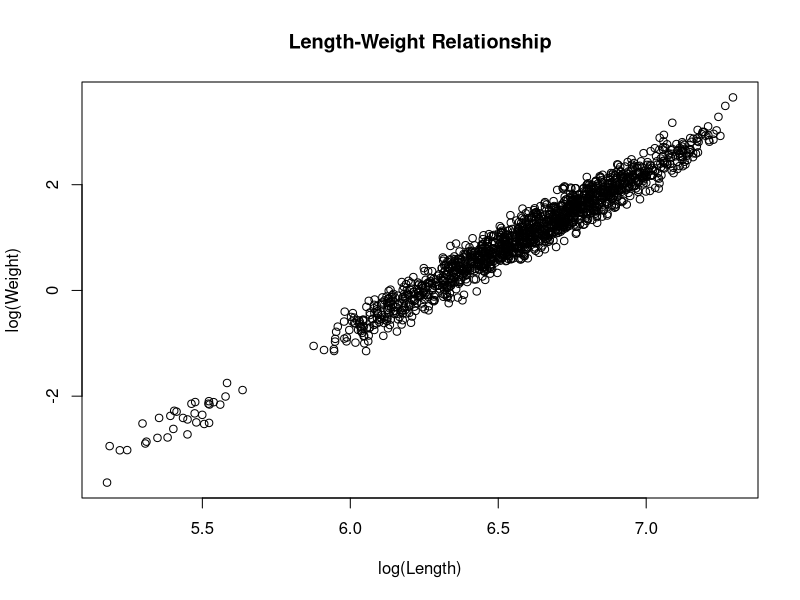
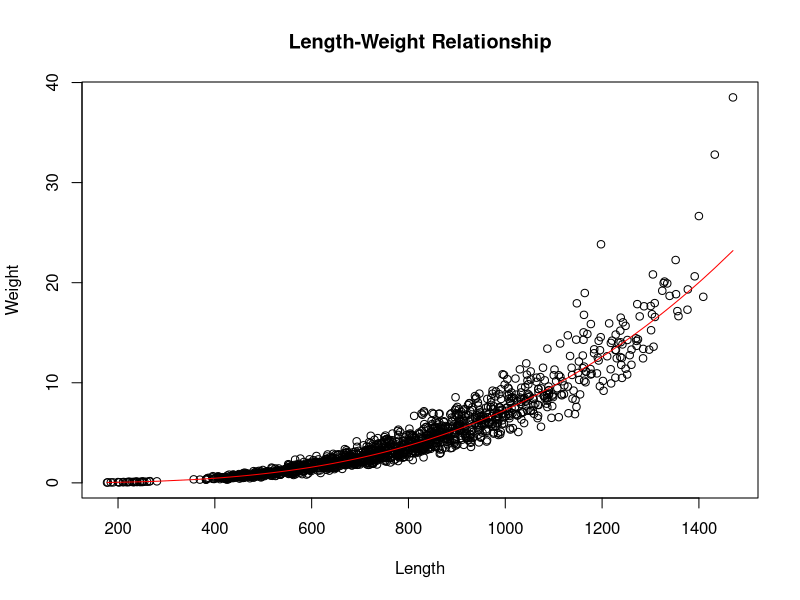
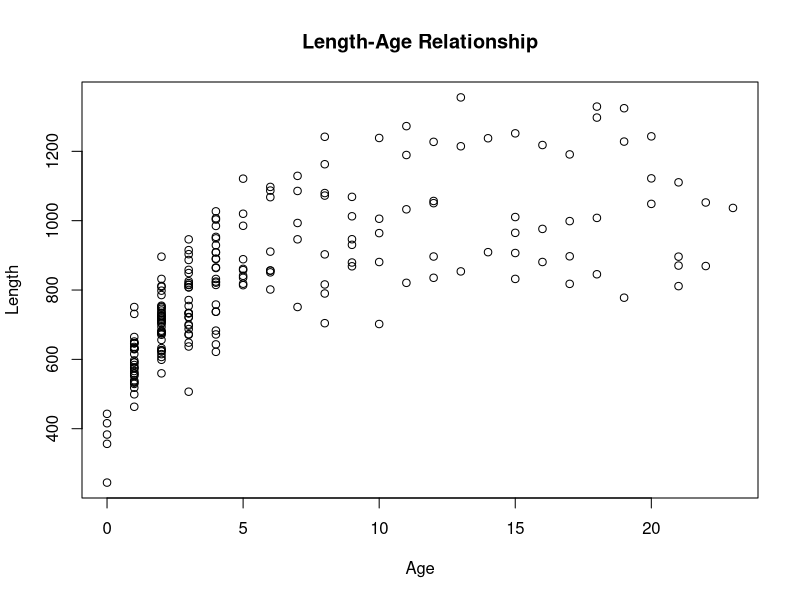
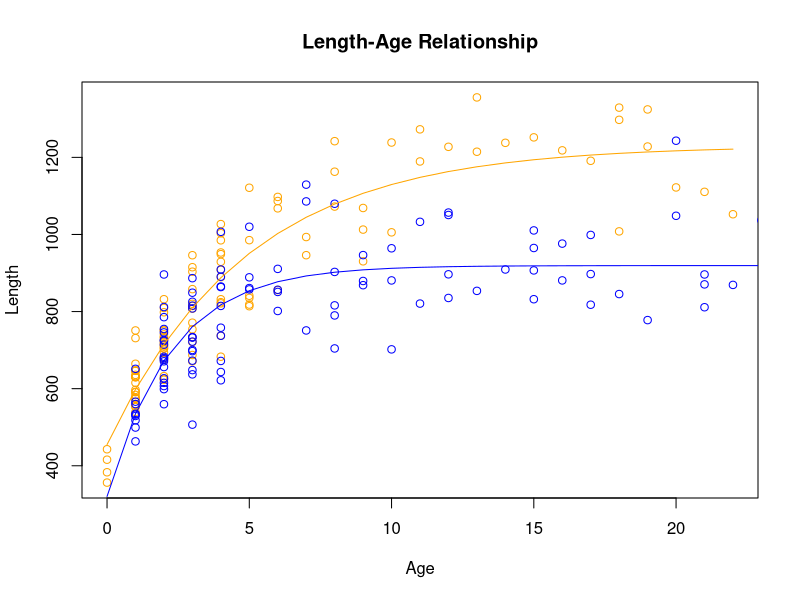
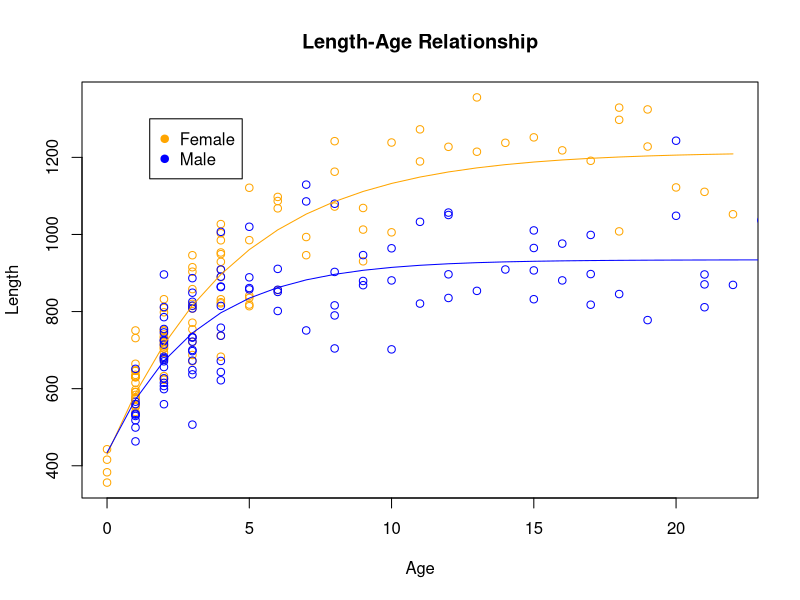
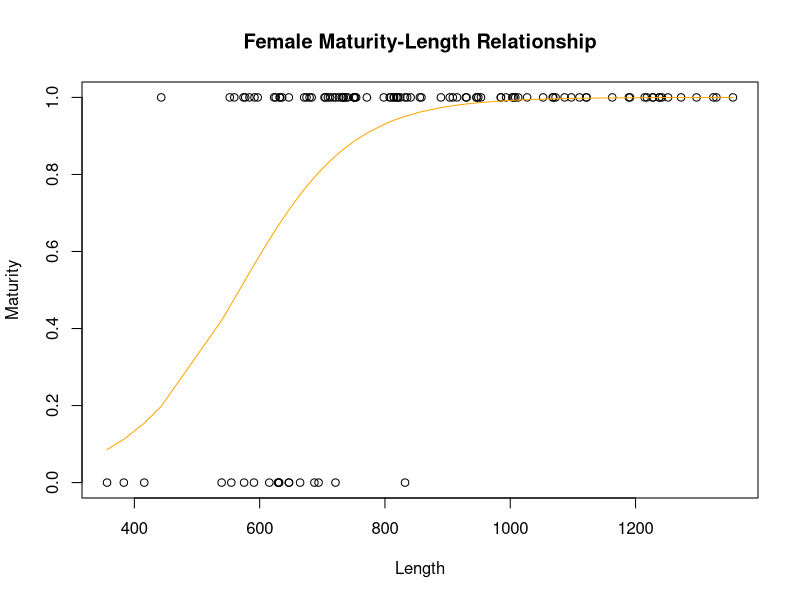
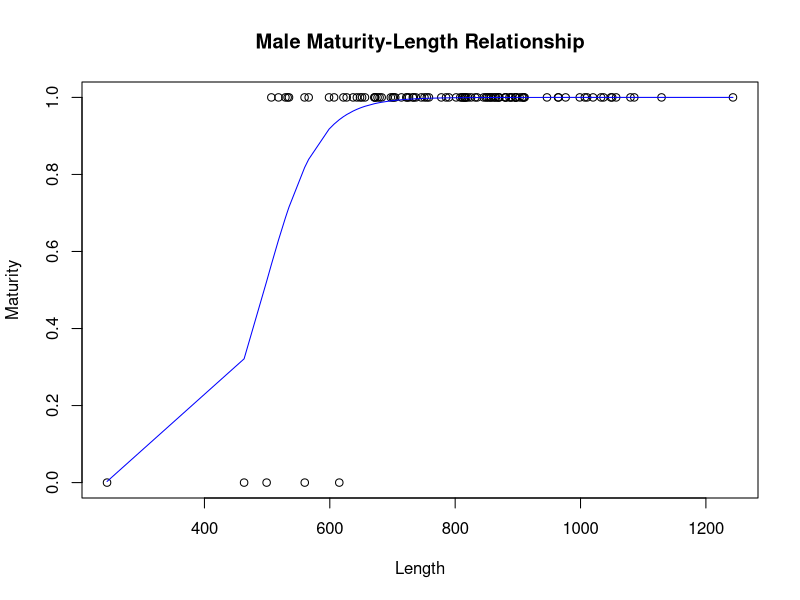
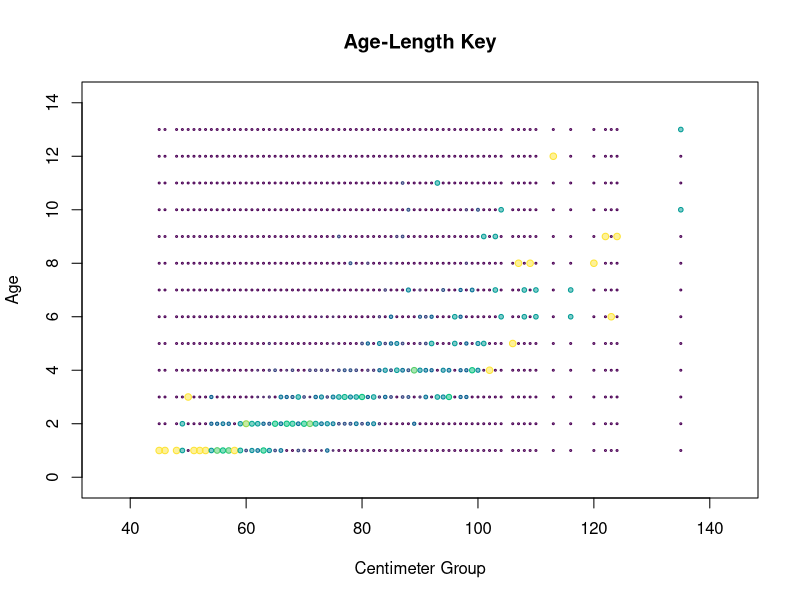

The R source for these figures, in order:
## ---- chunk 1
library(lme4)

col2rgbA<-function(color,transparency)
{
  rgb(t(col2rgb(color))/255,alpha=transparency)
}
## ---- chunk 2
setwd("/workspaces/schooling/population_dynamics/final/") 
data <- read.table("data/King_Mackerel_sim-1.csv", header=T, sep=",") 
data$Age <- as.numeric(data$Age)
head(data)
## ---- chunk 3
data$lTL <- log(data$TL)
data$lWt <- log(data$Wt)
## ---- chunk 4
plot(
    data$lTL, 
    data$lWt, 
    xlab="log(Length)", 
    ylab="log(Weight)", 
    main="Length-Weight Relationship"
)
## ---- chunk 5
(fit <- lm(lWt ~ lTL, data=data))
## ---- chunk 6
a <- exp(coef(fit)[1])
b <- coef(fit)[2]
c(a, b)
## ---- chunk 7
data$predWt <- a * data$TL^b
plot(
    data$TL, 
    data$Wt, 
    xlab="Length", 
    ylab="Weight", 
    main="Length-Weight Relationship"
)
lines(data$TL[order(data$TL)], data$predWt[order(data$TL)], col="red")
## ---- chunk 8
filtered_data <- na.omit(data)
head(filtered_data)
## ---- chunk 9
plot(
    filtered_data$Age, 
    filtered_data$TL, 
    xlab="Age", 
    ylab="Length", 
    main="Length-Age Relationship"
)
## ---- chunk 10
predict_length <- function(yearsold, Linf, vbk, tknot) {
  pred_tl <- Linf * (1 - exp(-vbk * (yearsold - tknot)))
  return(pred_tl)
}

get_likelihood <- function(yearsold, tl, Linf, vbk, tknot, sig) {
  pred_tl <- predict_length(yearsold, Linf, vbk, tknot)
  NLL <- -1 * sum(dnorm(tl, pred_tl, sig, log=T), na.rm=T)
  return(NLL)
}
## ---- chunk 11
map_columns <- function(v, cols) {
    c <- rep(0, 8)
    i <- 0
    for (col in cols) {
        i <- i + 1
        if (endsWith(col, 'Linf')) {
            j <- 1
        } else if (endsWith(col, 'vbk')) {
            j <- 3
        } else if (endsWith(col, 'tknot')) {
            j <- 5
        } else {
            j <- 7
        }

        if (startsWith(col, 'f_')) {
            c[j] <- v[i]
        } else if (startsWith(col, 'm_')) {
            c[j+1] <- v[i]
        } else {
            c[j] <- v[i]
            c[j+1] <- v[i]
        }
    }
    return(c)
}

map_columns(c(1, 3, 2, 3, 4), c('m_Linf', 'f_Linf', 'vbk', 'tknot', 'sig'))
## ---- chunk 12
male_data <- filtered_data[filtered_data$Sex == 'M',]
female_data <- filtered_data[filtered_data$Sex == 'F',]
## ---- chunk 13
do_likelihood_fit <- function(v, cols, runs) {
  objective <- function(v) {
    c <- map_columns(v, cols)

    f_Linf <- exp(c[1])
    f_vbk <- c[3]
    f_tknot <- c[5]
    f_sig <- exp(c[7])

    m_Linf <- exp(c[2])
    m_vbk <- c[4]
    m_tknot <- c[6]
    m_sig <- exp(c[8])

    f_NLL <- get_likelihood(female_data$Age, female_data$TL, f_Linf, f_vbk, f_tknot, f_sig)
    m_NLL <- get_likelihood(male_data$Age, male_data$TL, m_Linf, m_vbk, m_tknot, m_sig)

    NLL <- f_NLL + m_NLL
    return(NLL)
  }

  for (i in 1:runs) {
    fit <- optim(v, objective, hessian=T)
    v <- fit$par
  }
  return(fit)
}

summarize_aic <- function(fit, cols) {
  dof <- length(cols)
  nll <- fit$value
  aic <- 2*nll + 2*dof
  row <- c(paste(cols, collapse=','), dof, nll, aic)
  return(row)
}
## ---- chunk 14
v <- c(
  6.7, 0.2, -1.5,  3.7,
  6.9,  0.2, -1.2,  4.1
) 
cols <- c(
  'f_Linf', 'f_vbk', 'f_tknot', 'f_sig',
  'm_Linf', 'm_vbk', 'm_tknot', 'm_sig'
)
(fit <- do_likelihood_fit(v, cols, 25))
(all_free <- summarize_aic(fit, cols))
## ---- chunk 15
plot(
    female_data$Age, 
    female_data$TL, 
    xlab="Age", 
    ylab="Length", 
    main="Length-Age Relationship",
    col="orange"
)
points(
    male_data$Age, 
    male_data$TL, 
    xlab="Age", 
    ylab="Length", 
    col="blue"
)
lines(
    female_data$Age[order(female_data$Age)], 
    predict_length(
        female_data$Age[order(female_data$Age)], 
        exp(fit$par[1]), 
        fit$par[2], 
        fit$par[3]
    ), 
    col="orange"
)
lines(
    male_data$Age[order(male_data$Age)], 
    predict_length(
        male_data$Age[order(male_data$Age)], 
        exp(fit$par[5]), 
        fit$par[6], 
        fit$par[7]
    ), 
    col="blue"
)
## ---- chunk 16
v <- c(
  6.7, 0.2, -1.5,  3.7,
  0.2, -1.2,  4.1
) 
cols <- c(
  'Linf', 'f_vbk', 'f_tknot', 'f_sig',
  'm_vbk', 'm_tknot', 'm_sig'
)
(fit <- do_likelihood_fit(v, cols, 25))
(Linf_shared <- summarize_aic(fit, cols))
## ---- chunk 17
v <- c(
  6.7, 0.2, -1.5,  3.7,
  6.9,  -1.2,  4.1
) 
cols <- c(
  'f_Linf', 'vbk', 'f_tknot', 'f_sig',
  'm_Linf', 'm_tknot', 'm_sig'
)
(fit <- do_likelihood_fit(v, cols, 25))
(vbk_shared <- summarize_aic(fit, cols))
## ---- chunk 18
v <- c(
  6.7, 0.2, -1.5,  3.7,
  6.9,  0.2, 4.1
) 
cols <- c(
  'f_Linf', 'f_vbk', 'tknot', 'f_sig',
  'm_Linf', 'm_vbk', 'm_sig'
)
(fit <- do_likelihood_fit(v, cols, 25))
(tknot_shared <- summarize_aic(fit, cols))
## ---- chunk 19
v <- c(
  6.7, 0.2, -1.5,  3.7,
  6.9,  0.2, -1.2
) 
cols <- c(
  'f_Linf', 'f_vbk', 'f_tknot', 'sig',
  'm_Linf', 'm_vbk', 'm_tknot'
)
(fit <- do_likelihood_fit(v, cols, 25))
(sig_shared <- summarize_aic(fit, cols))
## ---- chunk 20
v <- c(
  6.7, 0.2, -1.5,  3.7
) 
cols <- c(
  'Linf', 'vbk', 'tknot', 'sig'
)
(fit <- do_likelihood_fit(v, cols, 25))
(all_shared <- summarize_aic(fit, cols))
## ---- chunk 21
v <- c(
  6.7, 0.2, -1.5,  3.7,
  6.9,  0.2
) 
cols <- c(
  'f_Linf', 'f_vbk', 'tknot', 'sig',
  'm_Linf', 'm_vbk'
)
(fit <- do_likelihood_fit(v, cols, 25))
(sig_and_tknot_shared <- summarize_aic(fit, cols))
## ---- chunk 22
aic_table <- data.frame(rbind(
    all_free,
    all_shared,
    Linf_shared,
    vbk_shared,
    tknot_shared,
    sig_shared,
    sig_and_tknot_shared
))
colnames(aic_table) <- c('cols', 'dof', 'nll', 'aic')

aic_table$aic <- as.numeric(aic_table$aic)
aic_table$delta <- aic_table$aic - min(aic_table$aic)
(aic_table <- aic_table[order(aic_table$delta),])
## ---- chunk 23
v <- c(
  6.7, 0.2, -1.5,  3.7,
  6.9,  0.2
) 
cols <- c(
  'f_Linf', 'f_vbk', 'tknot', 'sig',
  'm_Linf', 'm_vbk'
)
(fit <- do_likelihood_fit(v, cols, 25))
(sig_and_tknot_shared <- summarize_aic(fit, cols))
## ---- chunk 24
stderr <- sqrt(diag(solve(fit$hessian)))
stderr

ALPHA <- 0.05
P_L95 <- (fit$par - qnorm(1-(ALPHA/2)) * stderr)
P_MEAN <- fit$par
P_U95 <- (fit$par + qnorm(1-(ALPHA/2)) * stderr)
P_U95[1] <- exp(P_U95[1])
P_MEAN[1] <- exp(P_MEAN[1])
P_L95[1] <- exp(P_L95[1])
P_U95[4] <- exp(P_U95[4])
P_MEAN[4] <- exp(P_MEAN[4])
P_L95[4] <- exp(P_L95[4])
P_U95[5] <- exp(P_U95[5])
P_MEAN[5] <- exp(P_MEAN[5])
P_L95[5] <- exp(P_L95[5])
## ---- chunk 25
tab <- rbind(P_L95, P_MEAN, P_U95)
colnames(tab) <- c('f_Linf', 'f_K', 't0', 'sigma', 'm_Linf', 'm_K')
tab
## ---- chunk 26
plot(
    female_data$Age, 
    female_data$TL, 
    xlab="Age", 
    ylab="Length", 
    main="Length-Age Relationship",
    col="orange"
)
points(
    male_data$Age, 
    male_data$TL, 
    xlab="Age", 
    ylab="Length", 
    col="blue"
)
lines(
    female_data$Age[order(female_data$Age)], 
    predict_length(
        female_data$Age[order(female_data$Age)], 
        exp(fit$par[1]), 
        fit$par[2], 
        fit$par[3]
    ), 
    col="orange"
)
lines(
    male_data$Age[order(male_data$Age)], 
    predict_length(
        male_data$Age[order(male_data$Age)], 
        exp(fit$par[5]), 
        fit$par[6], 
        fit$par[3]
    ), 
    col="blue"
)
legend(x=1.5, y=1300, pch=19, legend=c("Female", "Male"), col=c("orange", "blue"))
## ---- chunk 27
get_nll <- function(theta) {
    f_lmat50 <- theta[1]
    f_sig <- theta[2]
    m_lmat50 <- theta[3]
    m_sig <- theta[4]

    prob_mat_female <- 1 / (1 + exp(-(female_data$TL - f_lmat50) / f_sig))
    prob_mat_male <- 1 / (1 + exp(-(male_data$TL - m_lmat50) / m_sig))
    nll_female <- -1*sum(dbinom(female_data$Mat, size=1, prob=prob_mat_female, log=T))
    nll_male <- -1*sum(dbinom(male_data$Mat, size=1, prob=prob_mat_male, log=T))
    return(nll_female + nll_male)
}
## ---- chunk 28
subset_theta <- function(theta, params_to_fit) {
    input <- c()
    for (i in 1:length(params_to_fit)) {
        input <- append(input, theta[params_to_fit[i]])
    }
    return(input)
}

update_theta <- function(theta, input, params_to_fit, index_to_share) {
    v = theta
    for (i in 1:length(params_to_fit)) {
        v[params_to_fit[i]] <- input[i]
    }
    for (i in 1:length(v)) {
        if (!(i %in% params_to_fit)) {
            v[i] <- v[index_to_share[i]]
        }
    }
    return(v)
}

do_fit <- function(theta, params_to_fit, index_to_share) {

    fun <- function(input) {
        v = update_theta(theta, input, params_to_fit, index_to_share)
        return(get_nll(v))
    }

    input <- subset_theta(theta, params_to_fit)
    for (i in 1:10) {
        fit <- optim(input, fun, hessian=T)
        input <- fit$par
    }
    theta <- update_theta(theta, input, params_to_fit, index_to_share)
    return(theta)
}

get_aic <- function(theta, params_to_fit) {
    nll <- get_nll(theta)
    k <- length(params_to_fit)
    aic <- 2*k + 2*nll
    return(c(nll, k, aic))
}
## ---- chunk 29

starting_guess <- c(200, 20, 200, 20)
index_to_share <- c(3, 4, 1, 2)
row_names <- c()
col_names <- c("f_lmat50", "f_sig", "m_lmat50", "m_sig", "nll", "params", "AIC")

params_to_fit <- c(1, 2, 3)
theta <- do_fit(starting_guess, params_to_fit, index_to_share)
aic_info <- get_aic(theta, params_to_fit)
row1 <- c(theta, aic_info)
row_names <- append(row_names, "L(h)sig(.)")

params_to_fit <- c(1, 2, 4)
theta <- do_fit(starting_guess, params_to_fit, index_to_share)
aic_info <- get_aic(theta, params_to_fit)
row2 <- c(theta, aic_info)
row_names <- append(row_names, "L(.)sig(h)")

params_to_fit <- c(1, 2)
theta <- do_fit(starting_guess, params_to_fit, index_to_share)
aic_info <- get_aic(theta, params_to_fit)
row3 <- c(theta, aic_info)
row_names <- append(row_names, "L(.)sig(.)")

params_to_fit <- c(1, 2, 3, 4)
theta <- do_fit(starting_guess, params_to_fit, index_to_share)
aic_info <- get_aic(theta, params_to_fit)
row4 <- c(theta, aic_info)
row_names <- append(row_names, "L(h)sig(h)")
## ---- chunk 30
results <- rbind(row1, row2, row3, row4)
colnames(results) <- col_names
rownames(results) <- row_names
results <- data.frame(results)

results <- results[order(results$AIC),]
results$delta_aic <- results$AIC - results$AIC[1]
results
## ---- chunk 31
theta <- results[2, 1:4]
for (i in 1:10) {
    fit <- optim(theta, get_nll, hessian=T)
    theta <- fit$par
}
theta
## ---- chunk 32
stderr <- sqrt(diag(solve(fit$hessian)))
stderr

ALPHA <- 0.05
P_L95 <- (fit$par - qnorm(1-(ALPHA/2)) * stderr)
P_MEAN <- fit$par
P_U95 <- (fit$par + qnorm(1-(ALPHA/2)) * stderr)

tab <- rbind(P_L95, P_MEAN, P_U95)
colnames(tab) <- c('f_lmat50', 'f_sig', 'm_lmat50', 'm_sig')
tab
## ---- chunk 33
plot(
    female_data$TL,
    female_data$Mat,
    xlab="Length",
    ylab="Maturity",
    main="Female Maturity-Length Relationship",
)
lines(
    female_data$TL[order(female_data$TL)],
    1 / (1 + exp(-(female_data$TL[order(female_data$TL)] - fit$par[1]) / fit$par[2])),
    col="orange"
)
## ---- chunk 34
plot(
    male_data$TL,
    male_data$Mat,
    xlab="Length",
    ylab="Maturity",
    main="Male Maturity-Length Relationship",
)
lines(
    male_data$TL[order(male_data$TL)],
    1 / (1 + exp(-(male_data$TL[order(male_data$TL)] - fit$par[3]) / fit$par[4])),
    col="blue"
)
## ---- chunk 35
fishery_data <- data[data$Fishery,]
aged <- na.omit(fishery_data[,c('Age', 'TL')])
aged$cmgrp <- floor(aged$TL / 10)
(length(aged$TL))
(length(fishery_data$TL))
head(aged)
## ---- chunk 36
get_ALK <- function(aged) {
    ALK <- data.frame(
        prop.table(
            table(aged$Age, aged$cmgrp),
            margin=2
        )
    )
    names(ALK) <- c("Age","cmgrp","prop") 
    ALK$Age <- as.numeric(as.character(ALK$Age))
    ALK$cmgrp <- as.numeric(as.character(ALK$cmgrp))
    ALK$prop <- as.numeric(as.character(ALK$prop))
    ALK$col.prop <- hcl.colors(101,'viridis')[round(ALK$prop,2)*100+1]
    return(ALK)
}

ALK <- get_ALK(aged)
head(ALK)
## ---- chunk 37
get_catch_count_info <- function(catch, ALK) {
    catch_summary <- data.frame(table(catch$cmgrp))
    names(catch_summary) <- c("cmgrp", "total")
    catch_summary$cmgrp <- as.numeric(as.character(catch_summary$cmgrp))
    catch_summary$total <- as.numeric(as.character(catch_summary$total))
    info <- merge(ALK, catch_summary)
    info$count <- info$total * info$prop
    return(info)
}

catch <- na.omit(fishery_data[, c('TL', 'Fishery')])
catch$cmgrp <- floor(catch$TL / 10)
catch_info <- get_catch_count_info(catch, ALK)
head(catch_info)
## ---- chunk 38
get_CAA <- function(catch_info) {
    CAA <- aggregate(count~Age, data=catch_info, sum)
    return(CAA)
}

(CAA <- get_CAA(catch_info))
## ---- chunk 39
plot_ALK <- function(ALK, main) {
    # I want the circles to have area equal to
    # my proportion (for easier interpretation)
    # this would mean prop <- 4 * pi * r^2 or 
    # r <- sqrt(prop / (4 * pi))
    with(
        ALK, {
            symbols(
                x=cmgrp,
                y=Age,
                circles=sqrt(prop/(4 * pi)) * 2,
                inches=F,
                fg = col.prop,
                bg = col2rgbA(col.prop,0.5),
                xlab="Centimeter Group",
                ylab="Age",
                main=main
            )
        }
    )
}

plot_ALK(ALK, "Age-Length Key")
## ---- chunk 40
with(
    CAA, {
        plot(
            Age,
            count,
            type='b',
            pch=16,
            col="black",
            xlab="Age",
            ylab="Count",
            main='Catch at Age'
        )
    }
)
## ---- chunk 41
reshape_for_millar <- function(CAA) {
    age_at_peak <- CAA$Age[which.max(CAA$count)]
    CAA_lim <- CAA[CAA$Age >= age_at_peak,]

    max_age <- max(CAA_lim$Age)
    CAA_ext <- rbind(
        CAA_lim,
        cbind(
            Age=(max_age+1):(2*max_age),
            count=rep(0,max_age)
        )
    )
    CAA_ext$count <- floor(CAA_ext$count)
    return(CAA_ext)
}

get_millar_fit <- function(CAA) {
    CAA_ext <- reshape_for_millar(CAA)

    fit <- glmer(
        count ~ Age + (1|Age),
        family=poisson,
        data=CAA_ext
    )
    print(summary(fit))
    return(fit)
}

(millar_fit <- get_millar_fit(CAA))
## ---- chunk 42
get_params_from_millar <- function(millar_fit, alpha) {
    coef <- summary(millar_fit)$coef
    Z <- coef[2, 1]
    std <- coef[2, 2]
    ZU <- min(Z + qnorm(1-alpha/2)*std, 0)
    ZL <- Z - qnorm(1-alpha/2)*std

    A <- 1 - exp(Z)
    AU <- 1 - exp(ZU)
    AL <- 1 - exp(ZL)

    S <- exp(Z)
    SU <- exp(ZU)
    SL <- exp(ZL)

    m <- matrix(c(ZL, Z, ZU, AL, A, AU, SL, S, SU),3,3)
        colnames(m) <- c("Z", "A", "S")
        rownames(m) <- c("Lower", "MLE", "Upper")
    return(m)
}

get_params_from_millar(millar_fit, 0.05)
## ---- chunk 43
(M = -1.5 * 0.2257593)
## ---- chunk 44
Z = -0.4718949
(F = Z - M)
